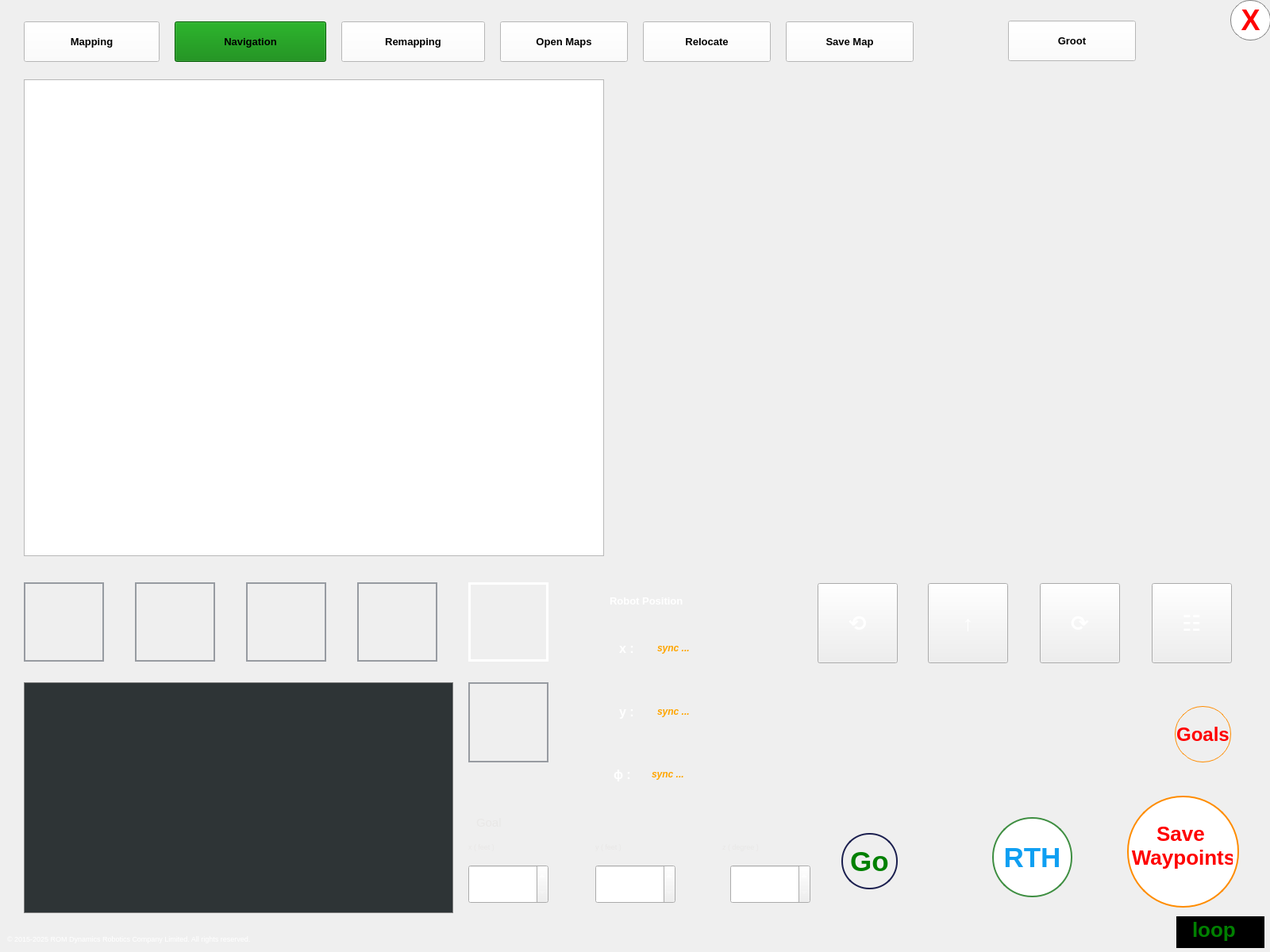
<?xml version="1.0" encoding="UTF-8"?>
<ui version="4.0">
 <class>MainWindow</class>
 <widget class="QMainWindow" name="MainWindow">
  <property name="geometry">
   <rect>
    <x>0</x>
    <y>0</y>
    <width>1600</width>
    <height>1200</height>
   </rect>
  </property>
  <property name="sizePolicy">
   <sizepolicy hsizetype="Fixed" vsizetype="Fixed">
    <horstretch>0</horstretch>
    <verstretch>0</verstretch>
   </sizepolicy>
  </property>
  <property name="minimumSize">
   <size>
    <width>1440</width>
    <height>900</height>
   </size>
  </property>
  <property name="maximumSize">
   <size>
    <width>1600</width>
    <height>1200</height>
   </size>
  </property>
  <property name="font">
   <font>
    <pointsize>12</pointsize>
    <weight>75</weight>
    <bold>true</bold>
   </font>
  </property>
  <property name="windowTitle">
   <string>ROM Dynamics's Robot Suite</string>
  </property>
  <property name="toolButtonStyle">
   <enum>Qt::ToolButtonIconOnly</enum>
  </property>
  <property name="tabShape">
   <enum>QTabWidget::Rounded</enum>
  </property>
  <widget class="QWidget" name="centralwidget">
   <widget class="QPushButton" name="mappingBtn">
    <property name="geometry">
     <rect>
      <x>30</x>
      <y>27</y>
      <width>171</width>
      <height>51</height>
     </rect>
    </property>
    <property name="font">
     <font>
      <pointsize>10</pointsize>
      <weight>75</weight>
      <bold>true</bold>
     </font>
    </property>
    <property name="styleSheet">
     <string notr="true">background-color: white;</string>
    </property>
    <property name="text">
     <string>Mapping</string>
    </property>
   </widget>
   <widget class="QPushButton" name="navigationBtn">
    <property name="geometry">
     <rect>
      <x>220</x>
      <y>27</y>
      <width>191</width>
      <height>51</height>
     </rect>
    </property>
    <property name="font">
     <font>
      <pointsize>10</pointsize>
      <weight>75</weight>
      <bold>true</bold>
     </font>
    </property>
    <property name="styleSheet">
     <string notr="true">background-color: green;</string>
    </property>
    <property name="text">
     <string>Navigation</string>
    </property>
   </widget>
   <widget class="QPushButton" name="remappingBtn">
    <property name="geometry">
     <rect>
      <x>430</x>
      <y>27</y>
      <width>181</width>
      <height>51</height>
     </rect>
    </property>
    <property name="font">
     <font>
      <pointsize>10</pointsize>
      <weight>75</weight>
      <bold>true</bold>
     </font>
    </property>
    <property name="styleSheet">
     <string notr="true">background-color: white;</string>
    </property>
    <property name="text">
     <string>Remapping</string>
    </property>
   </widget>
   <widget class="QLabel" name="label">
    <property name="geometry">
     <rect>
      <x>768</x>
      <y>740</y>
      <width>271</width>
      <height>34</height>
     </rect>
    </property>
    <property name="font">
     <font>
      <pointsize>10</pointsize>
      <weight>75</weight>
      <bold>true</bold>
     </font>
    </property>
    <property name="styleSheet">
     <string notr="true">background-color: none;
color: white;</string>
    </property>
    <property name="text">
     <string notr="true">Robot Position</string>
    </property>
   </widget>
   <widget class="QPushButton" name="openMapBtn">
    <property name="geometry">
     <rect>
      <x>630</x>
      <y>27</y>
      <width>161</width>
      <height>51</height>
     </rect>
    </property>
    <property name="font">
     <font>
      <pointsize>10</pointsize>
      <weight>75</weight>
      <bold>true</bold>
     </font>
    </property>
    <property name="styleSheet">
     <string notr="true">background-color: white;</string>
    </property>
    <property name="text">
     <string>Open Maps</string>
    </property>
   </widget>
   <widget class="QPushButton" name="relocateBtn">
    <property name="geometry">
     <rect>
      <x>810</x>
      <y>27</y>
      <width>161</width>
      <height>51</height>
     </rect>
    </property>
    <property name="font">
     <font>
      <pointsize>10</pointsize>
      <weight>75</weight>
      <bold>true</bold>
     </font>
    </property>
    <property name="styleSheet">
     <string notr="true">background-color: white;</string>
    </property>
    <property name="text">
     <string>Relocate</string>
    </property>
   </widget>
   <widget class="QPushButton" name="saveMapBtn">
    <property name="geometry">
     <rect>
      <x>990</x>
      <y>27</y>
      <width>161</width>
      <height>51</height>
     </rect>
    </property>
    <property name="font">
     <font>
      <pointsize>10</pointsize>
      <weight>75</weight>
      <bold>true</bold>
     </font>
    </property>
    <property name="styleSheet">
     <string notr="true">background-color: white;</string>
    </property>
    <property name="text">
     <string>Save Map</string>
    </property>
   </widget>
   <widget class="QLabel" name="xLabel">
    <property name="geometry">
     <rect>
      <x>780</x>
      <y>800</y>
      <width>129</width>
      <height>34</height>
     </rect>
    </property>
    <property name="font">
     <font>
      <pointsize>12</pointsize>
      <weight>75</weight>
      <bold>true</bold>
     </font>
    </property>
    <property name="styleSheet">
     <string notr="true">background-color: none;
color: white;</string>
    </property>
    <property name="text">
     <string>x :</string>
    </property>
   </widget>
   <widget class="QLabel" name="yLabel">
    <property name="geometry">
     <rect>
      <x>780</x>
      <y>880</y>
      <width>129</width>
      <height>34</height>
     </rect>
    </property>
    <property name="font">
     <font>
      <pointsize>12</pointsize>
      <weight>75</weight>
      <bold>true</bold>
     </font>
    </property>
    <property name="styleSheet">
     <string notr="true">background-color: none;
color: white;</string>
    </property>
    <property name="text">
     <string>y :</string>
    </property>
   </widget>
   <widget class="QLabel" name="yValueLabel">
    <property name="geometry">
     <rect>
      <x>828</x>
      <y>880</y>
      <width>91</width>
      <height>34</height>
     </rect>
    </property>
    <property name="font">
     <font>
      <pointsize>9</pointsize>
      <weight>75</weight>
      <italic>true</italic>
      <bold>true</bold>
     </font>
    </property>
    <property name="styleSheet">
     <string notr="true">background-color: none;
color: orange;</string>
    </property>
    <property name="text">
     <string>sync ...</string>
    </property>
   </widget>
   <widget class="QLabel" name="xValueLabel">
    <property name="geometry">
     <rect>
      <x>828</x>
      <y>800</y>
      <width>91</width>
      <height>34</height>
     </rect>
    </property>
    <property name="font">
     <font>
      <pointsize>9</pointsize>
      <weight>75</weight>
      <italic>true</italic>
      <bold>true</bold>
      <underline>false</underline>
     </font>
    </property>
    <property name="styleSheet">
     <string notr="true">background-color: none;
color: orange;</string>
    </property>
    <property name="text">
     <string>sync ...</string>
    </property>
   </widget>
   <widget class="QLabel" name="statusLabel">
    <property name="geometry">
     <rect>
      <x>30</x>
      <y>860</y>
      <width>541</width>
      <height>291</height>
     </rect>
    </property>
    <property name="font">
     <font>
      <pointsize>9</pointsize>
      <weight>50</weight>
      <bold>false</bold>
     </font>
    </property>
    <property name="styleSheet">
     <string notr="true">background-color: #2E3436 ;
color: rgb(246, 245, 244);
border: 1px solid gray;
padding-top: 10px;
padding-left: 20px;</string>
    </property>
    <property name="text">
     <string/>
    </property>
    <property name="margin">
     <number>10</number>
    </property>
   </widget>
   <widget class="QPushButton" name="shutdownBtn">
    <property name="geometry">
     <rect>
      <x>1550</x>
      <y>0</y>
      <width>51</width>
      <height>51</height>
     </rect>
    </property>
    <property name="font">
     <font>
      <pointsize>-1</pointsize>
      <weight>75</weight>
      <bold>true</bold>
     </font>
    </property>
    <property name="styleSheet">
     <string notr="true">border-radius: 25px;
border: 1px solid gray;
background-color: white;
color: red;
font-size: 36px;</string>
    </property>
    <property name="text">
     <string>X</string>
    </property>
    <property name="iconSize">
     <size>
      <width>16</width>
      <height>16</height>
     </size>
    </property>
   </widget>
   <widget class="QPushButton" name="serviceBtn">
    <property name="geometry">
     <rect>
      <x>590</x>
      <y>860</y>
      <width>101</width>
      <height>101</height>
     </rect>
    </property>
    <property name="font">
     <font>
      <pointsize>10</pointsize>
      <weight>75</weight>
      <bold>true</bold>
     </font>
    </property>
    <property name="styleSheet">
     <string notr="true">color: white;
background-image: url(/home/mr_robot/Desktop/Git/rom_msgs/rom_dynamics_app/ico/robot_waiter_75.png);
background-repeat: no-repeat; 
background-position: center; 
border: 2px solid #979ba1;</string>
    </property>
    <property name="text">
     <string/>
    </property>
   </widget>
   <widget class="QPushButton" name="btnStop">
    <property name="geometry">
     <rect>
      <x>1451</x>
      <y>735</y>
      <width>101</width>
      <height>101</height>
     </rect>
    </property>
    <property name="font">
     <font>
      <pointsize>20</pointsize>
      <weight>75</weight>
      <bold>true</bold>
     </font>
    </property>
    <property name="styleSheet">
     <string notr="true">color: white;</string>
    </property>
    <property name="text">
     <string>☷</string>
    </property>
   </widget>
   <widget class="QPushButton" name="btnForward">
    <property name="geometry">
     <rect>
      <x>1169</x>
      <y>735</y>
      <width>101</width>
      <height>101</height>
     </rect>
    </property>
    <property name="font">
     <font>
      <pointsize>20</pointsize>
      <weight>75</weight>
      <bold>true</bold>
     </font>
    </property>
    <property name="styleSheet">
     <string notr="true">color: white;</string>
    </property>
    <property name="text">
     <string>↑</string>
    </property>
   </widget>
   <widget class="QPushButton" name="btnLeft">
    <property name="geometry">
     <rect>
      <x>1030</x>
      <y>735</y>
      <width>101</width>
      <height>101</height>
     </rect>
    </property>
    <property name="font">
     <font>
      <pointsize>20</pointsize>
      <weight>75</weight>
      <bold>true</bold>
     </font>
    </property>
    <property name="styleSheet">
     <string notr="true">color: white;</string>
    </property>
    <property name="text">
     <string>⟲</string>
    </property>
   </widget>
   <widget class="QPushButton" name="btnRight">
    <property name="geometry">
     <rect>
      <x>1310</x>
      <y>735</y>
      <width>101</width>
      <height>101</height>
     </rect>
    </property>
    <property name="font">
     <font>
      <pointsize>20</pointsize>
      <weight>75</weight>
      <bold>true</bold>
     </font>
    </property>
    <property name="styleSheet">
     <string notr="true">color: white;</string>
    </property>
    <property name="text">
     <string>⟳</string>
    </property>
   </widget>
   <widget class="QLabel" name="phiLabel">
    <property name="geometry">
     <rect>
      <x>773</x>
      <y>959</y>
      <width>129</width>
      <height>34</height>
     </rect>
    </property>
    <property name="font">
     <font>
      <pointsize>12</pointsize>
      <weight>75</weight>
      <bold>true</bold>
     </font>
    </property>
    <property name="styleSheet">
     <string notr="true">background-color: none;
color: white;</string>
    </property>
    <property name="text">
     <string>ϕ :</string>
    </property>
   </widget>
   <widget class="QLabel" name="phiValueLabel">
    <property name="geometry">
     <rect>
      <x>821</x>
      <y>959</y>
      <width>101</width>
      <height>34</height>
     </rect>
    </property>
    <property name="font">
     <font>
      <pointsize>9</pointsize>
      <weight>75</weight>
      <italic>true</italic>
      <bold>true</bold>
     </font>
    </property>
    <property name="styleSheet">
     <string notr="true">background-color: none;
color: orange;</string>
    </property>
    <property name="text">
     <string>sync ...</string>
    </property>
   </widget>
   <widget class="QPushButton" name="goBtn">
    <property name="geometry">
     <rect>
      <x>1060</x>
      <y>1050</y>
      <width>71</width>
      <height>71</height>
     </rect>
    </property>
    <property name="font">
     <font>
      <pointsize>-1</pointsize>
      <weight>75</weight>
      <bold>true</bold>
     </font>
    </property>
    <property name="styleSheet">
     <string notr="true">border-radius: 35px;
border: 2px solid #1B1F4F;
color: green;
font-size: 35px;</string>
    </property>
    <property name="text">
     <string>Go</string>
    </property>
    <property name="iconSize">
     <size>
      <width>16</width>
      <height>16</height>
     </size>
    </property>
   </widget>
   <widget class="QLabel" name="xSendLabel">
    <property name="geometry">
     <rect>
      <x>590</x>
      <y>1050</y>
      <width>129</width>
      <height>34</height>
     </rect>
    </property>
    <property name="font">
     <font>
      <pointsize>7</pointsize>
      <weight>50</weight>
      <bold>false</bold>
     </font>
    </property>
    <property name="styleSheet">
     <string notr="true">background-color: none;
color: #e8e7e6;</string>
    </property>
    <property name="text">
     <string>x ( feet )</string>
    </property>
   </widget>
   <widget class="QLabel" name="ySendLabel">
    <property name="geometry">
     <rect>
      <x>750</x>
      <y>1050</y>
      <width>129</width>
      <height>34</height>
     </rect>
    </property>
    <property name="font">
     <font>
      <pointsize>7</pointsize>
      <weight>50</weight>
      <bold>false</bold>
     </font>
    </property>
    <property name="styleSheet">
     <string notr="true">background-color: none;
color: #e8e7e6;</string>
    </property>
    <property name="text">
     <string>y ( feet )</string>
    </property>
   </widget>
   <widget class="QLabel" name="zSendLabel">
    <property name="geometry">
     <rect>
      <x>910</x>
      <y>1050</y>
      <width>129</width>
      <height>34</height>
     </rect>
    </property>
    <property name="font">
     <font>
      <pointsize>7</pointsize>
      <weight>50</weight>
      <bold>false</bold>
     </font>
    </property>
    <property name="styleSheet">
     <string notr="true">background-color: none;
color: #e8e7e6;</string>
    </property>
    <property name="text">
     <string>z ( degree )</string>
    </property>
   </widget>
   <widget class="QLabel" name="sendGoalLabel">
    <property name="geometry">
     <rect>
      <x>600</x>
      <y>1020</y>
      <width>271</width>
      <height>34</height>
     </rect>
    </property>
    <property name="font">
     <font>
      <pointsize>11</pointsize>
      <weight>50</weight>
      <bold>false</bold>
     </font>
    </property>
    <property name="styleSheet">
     <string notr="true">background-color: none;
color: #e8e7e6;</string>
    </property>
    <property name="text">
     <string notr="true">Goal</string>
    </property>
   </widget>
   <widget class="QLabel" name="companyLabel">
    <property name="geometry">
     <rect>
      <x>9</x>
      <y>1166</y>
      <width>901</width>
      <height>34</height>
     </rect>
    </property>
    <property name="font">
     <font>
      <pointsize>7</pointsize>
      <weight>50</weight>
      <bold>false</bold>
     </font>
    </property>
    <property name="styleSheet">
     <string notr="true">background-color: none;
color: white;</string>
    </property>
    <property name="text">
     <string notr="true">© 2015-2025 ROM Dynamics Robotics Company Limited. All rights reserved.</string>
    </property>
   </widget>
   <widget class="QPushButton" name="cancelBtn">
    <property name="geometry">
     <rect>
      <x>1420</x>
      <y>1003</y>
      <width>141</width>
      <height>141</height>
     </rect>
    </property>
    <property name="font">
     <font>
      <pointsize>-1</pointsize>
      <weight>75</weight>
      <bold>true</bold>
     </font>
    </property>
    <property name="styleSheet">
     <string notr="true">border-radius: 70px;
border: 2px solid #FF8C00;
background-color: white;
color: red;
font-size: 26px;
font-weight: bold;
padding: 0px 6px 16px 0px;</string>
    </property>
    <property name="text">
     <string>Save
 Waypoints</string>
    </property>
    <property name="iconSize">
     <size>
      <width>16</width>
      <height>16</height>
     </size>
    </property>
   </widget>
   <widget class="QPushButton" name="rthBtn">
    <property name="geometry">
     <rect>
      <x>1250</x>
      <y>1030</y>
      <width>101</width>
      <height>101</height>
     </rect>
    </property>
    <property name="font">
     <font>
      <pointsize>-1</pointsize>
      <weight>75</weight>
      <bold>true</bold>
     </font>
    </property>
    <property name="styleSheet">
     <string notr="true">border-radius: 50px;
border: 2px solid #3E8E41;
background-color: white;
color: #0f9ff2;
font-size: 35px;</string>
    </property>
    <property name="text">
     <string>RTH</string>
    </property>
    <property name="iconSize">
     <size>
      <width>16</width>
      <height>16</height>
     </size>
    </property>
   </widget>
   <widget class="QSpinBox" name="xspinBox">
    <property name="geometry">
     <rect>
      <x>590</x>
      <y>1090</y>
      <width>101</width>
      <height>49</height>
     </rect>
    </property>
    <property name="styleSheet">
     <string notr="true">color: white;</string>
    </property>
   </widget>
   <widget class="QSpinBox" name="zspinBox">
    <property name="geometry">
     <rect>
      <x>920</x>
      <y>1090</y>
      <width>101</width>
      <height>49</height>
     </rect>
    </property>
    <property name="styleSheet">
     <string notr="true">color: white;</string>
    </property>
   </widget>
   <widget class="QSpinBox" name="yspinBox">
    <property name="geometry">
     <rect>
      <x>750</x>
      <y>1090</y>
      <width>101</width>
      <height>49</height>
     </rect>
    </property>
    <property name="styleSheet">
     <string notr="true">color: white;</string>
    </property>
   </widget>
   <widget class="QWidget" name="verticalLayoutWidget">
    <property name="geometry">
     <rect>
      <x>30</x>
      <y>100</y>
      <width>731</width>
      <height>601</height>
     </rect>
    </property>
    <layout class="QVBoxLayout" name="myVerticalLayout">
     <item>
      <widget class="QGraphicsView" name="graphicsView">
       <property name="backgroundBrush">
        <brush brushstyle="NoBrush">
         <color alpha="255">
          <red>143</red>
          <green>240</green>
          <blue>164</blue>
         </color>
        </brush>
       </property>
      </widget>
     </item>
    </layout>
   </widget>
   <widget class="QPushButton" name="eraserBtn">
    <property name="geometry">
     <rect>
      <x>310</x>
      <y>734</y>
      <width>101</width>
      <height>100</height>
     </rect>
    </property>
    <property name="font">
     <font>
      <pointsize>20</pointsize>
      <weight>75</weight>
      <bold>true</bold>
     </font>
    </property>
    <property name="styleSheet">
     <string notr="true">color: white;
background-image: url(/home/mr_robot/Desktop/Git/rom_msgs/rom_dynamics_app/ico/eraser.png);
background-repeat: no-repeat; 
background-position: center; 
border: 2px solid #979ba1;</string>
    </property>
    <property name="text">
     <string/>
    </property>
   </widget>
   <widget class="QPushButton" name="addWaypointBtn">
    <property name="geometry">
     <rect>
      <x>30</x>
      <y>734</y>
      <width>101</width>
      <height>100</height>
     </rect>
    </property>
    <property name="font">
     <font>
      <pointsize>20</pointsize>
      <weight>75</weight>
      <bold>true</bold>
     </font>
    </property>
    <property name="styleSheet">
     <string notr="true">color: white;
background-image: url(/home/mr_robot/Desktop/Git/rom_msgs/rom_dynamics_app/ico/waypoint.png);
background-repeat: no-repeat; 
background-position: center; 
border: 2px solid #979ba1;</string>
    </property>
    <property name="text">
     <string/>
    </property>
   </widget>
   <widget class="QPushButton" name="normalBtn">
    <property name="geometry">
     <rect>
      <x>590</x>
      <y>734</y>
      <width>101</width>
      <height>100</height>
     </rect>
    </property>
    <property name="font">
     <font>
      <pointsize>20</pointsize>
      <weight>75</weight>
      <bold>true</bold>
     </font>
    </property>
    <property name="styleSheet">
     <string notr="true">color: white;
background-image: url(/home/mr_robot/Desktop/Git/rom_msgs/rom_dynamics_app/ico/normal.png);
background-repeat: no-repeat; 
background-position: center; 
border: 3px solid white;</string>
    </property>
    <property name="text">
     <string/>
    </property>
   </widget>
   <widget class="QPushButton" name="zoomBtn">
    <property name="geometry">
     <rect>
      <x>450</x>
      <y>734</y>
      <width>101</width>
      <height>100</height>
     </rect>
    </property>
    <property name="font">
     <font>
      <pointsize>20</pointsize>
      <weight>75</weight>
      <bold>true</bold>
     </font>
    </property>
    <property name="styleSheet">
     <string notr="true">color: white;
background-image: url(/home/mr_robot/Desktop/Git/rom_msgs/rom_dynamics_app/ico/zoom.png);
background-repeat: no-repeat; 
background-position: center; 
border: 2px solid #979ba1;</string>
    </property>
    <property name="text">
     <string/>
    </property>
   </widget>
   <widget class="QPushButton" name="addWallBtn">
    <property name="geometry">
     <rect>
      <x>170</x>
      <y>734</y>
      <width>101</width>
      <height>100</height>
     </rect>
    </property>
    <property name="font">
     <font>
      <pointsize>20</pointsize>
      <weight>75</weight>
      <bold>true</bold>
     </font>
    </property>
    <property name="styleSheet">
     <string notr="true">color: white;
background-image: url(/home/mr_robot/Desktop/Git/rom_msgs/rom_dynamics_app/ico/wall.png);
background-repeat: no-repeat; 
background-position: center; 
border: 2px solid #979ba1;</string>
    </property>
    <property name="text">
     <string/>
    </property>
   </widget>
   <widget class="QPushButton" name="goAllBtn">
    <property name="geometry">
     <rect>
      <x>1480</x>
      <y>890</y>
      <width>71</width>
      <height>71</height>
     </rect>
    </property>
    <property name="font">
     <font>
      <pointsize>-1</pointsize>
      <weight>75</weight>
      <bold>true</bold>
     </font>
    </property>
    <property name="styleSheet">
     <string notr="true">border-radius: 35px;
border: 1px solid #FF8C00;
color: red;
font-size: 24px;</string>
    </property>
    <property name="text">
     <string>Goals</string>
    </property>
    <property name="iconSize">
     <size>
      <width>16</width>
      <height>16</height>
     </size>
    </property>
   </widget>
   <widget class="QCheckBox" name="loopCheckBox">
    <property name="geometry">
     <rect>
      <x>1482</x>
      <y>1155</y>
      <width>111</width>
      <height>40</height>
     </rect>
    </property>
    <property name="styleSheet">
     <string notr="true">color: green;
font-size: 26px;
padding: 1px 0px 8px p1x;
background-color: black;</string>
    </property>
    <property name="text">
     <string>loop</string>
    </property>
   </widget>
   <widget class="QPushButton" name="grootBtn">
    <property name="geometry">
     <rect>
      <x>1270</x>
      <y>26</y>
      <width>161</width>
      <height>51</height>
     </rect>
    </property>
    <property name="font">
     <font>
      <pointsize>10</pointsize>
      <weight>75</weight>
      <bold>true</bold>
     </font>
    </property>
    <property name="styleSheet">
     <string notr="true">background-color: white;</string>
    </property>
    <property name="text">
     <string>Groot</string>
    </property>
   </widget>
  </widget>
 </widget>
 <resources/>
 <connections/>
</ui>
